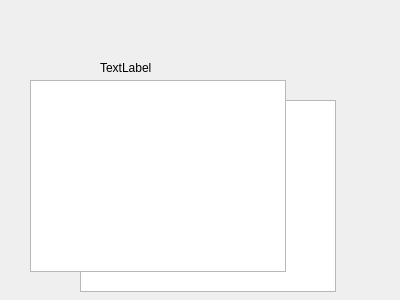
<?xml version="1.0" encoding="UTF-8"?>
<ui version="4.0">
 <class>userTripStartingCities</class>
 <widget class="QDialog" name="userTripStartingCities">
  <property name="geometry">
   <rect>
    <x>0</x>
    <y>0</y>
    <width>400</width>
    <height>300</height>
   </rect>
  </property>
  <property name="windowTitle">
   <string>Dialog</string>
  </property>
  <widget class="QLabel" name="welcomeLabel">
   <property name="geometry">
    <rect>
     <x>100</x>
     <y>60</y>
     <width>59</width>
     <height>16</height>
    </rect>
   </property>
   <property name="text">
    <string>TextLabel</string>
   </property>
  </widget>
  <widget class="QTableView" name="tableView">
   <property name="geometry">
    <rect>
     <x>80</x>
     <y>100</y>
     <width>256</width>
     <height>192</height>
    </rect>
   </property>
   <property name="sizeAdjustPolicy">
    <enum>QAbstractScrollArea::AdjustToContents</enum>
   </property>
   <property name="gridStyle">
    <enum>Qt::DashLine</enum>
   </property>
  </widget>
  <widget class="QTableView" name="tableView2">
   <property name="geometry">
    <rect>
     <x>30</x>
     <y>80</y>
     <width>256</width>
     <height>192</height>
    </rect>
   </property>
  </widget>
 </widget>
 <resources/>
 <connections/>
</ui>
